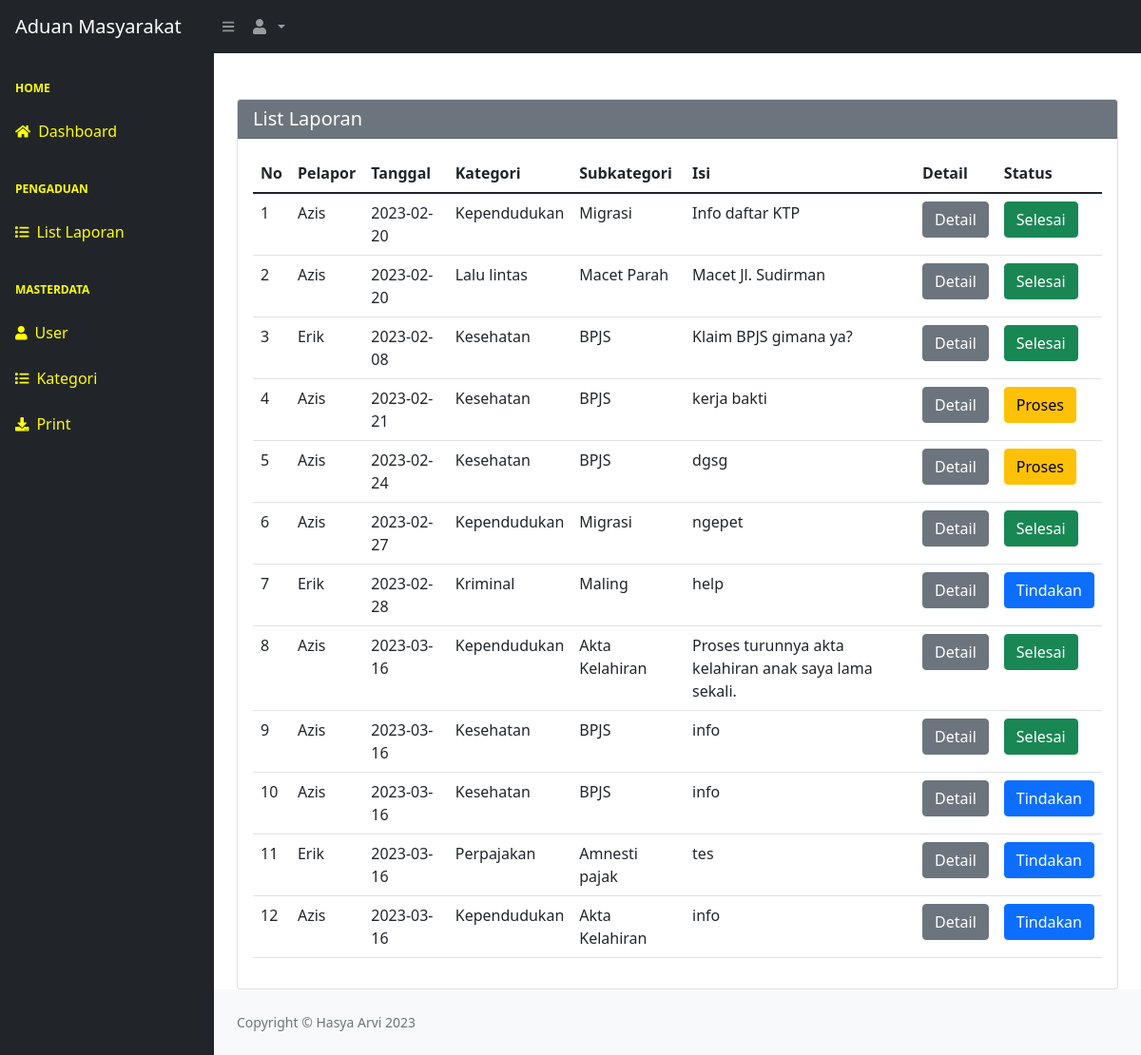
Screenshot of /index.php/c_view/listlapor with the database file from the repository.
### tables this page shows
CREATE TABLE `pengaduan` (
  `id_pengaduan` int(11) NOT NULL,
  `tanggal` date NOT NULL,
  `waktu` time NOT NULL,
  `nik` char(16) NOT NULL,
  `isi_laporan` text NOT NULL,
  `kategori` varchar(255) NOT NULL,
  `sub_kategori` varchar(255) NOT NULL,
  `foto` varchar(255) NOT NULL,
  `status` enum('0','proses','selesai') NOT NULL
);

CREATE TABLE `masyarakat` (
  `id` int(11) NOT NULL,
  `nik` char(16) NOT NULL,
  `nama` varchar(35) NOT NULL,
  `username` varchar(35) NOT NULL,
  `password` varchar(128) NOT NULL,
  `telepon` varchar(35) NOT NULL,
  `user_status` enum('active','dormant') NOT NULL
);

CREATE TABLE `kategori` (
  `id` int(11) NOT NULL,
  `kategori` varchar(255) NOT NULL
);

CREATE TABLE `subkategori` (
  `id_subkategori` int(11) NOT NULL,
  `id_kategori` int(11) NOT NULL,
  `sub_kategori` varchar(255) NOT NULL
);

### application/controllers/C_View.php (called while the page is built, shortened)
<?php
class C_View extends CI_Controller
{
	public function listlapor()
	{
		$this->load->model('M_basicModel');
		$data['petugas'] = $this->M_basicModel->Susername($this->session->userdata('username'))->result_array();
		$data['user'] = $this->M_basicModel->username($this->session->userdata('username'))->result_array();
		$data['laporan'] = $this->M_basicModel->listpengaduan()->result_array();
		$data['masyarakat'] = $this->M_basicModel->masyarakat_nama()->result_array();
		$this->load->view('Amisc/header',$data);
		$this->load->view('Amisc/navbar',$data);
		$this->load->view('Amisc/sidebar',$data);
		$this->load->view('Staff-behalf/V_listLaporan',$data);
		$this->load->view('Amisc/footer',$data);
	}
}

### index.php (called while the page is built, shortened)
<?php
require_once BASEPATH.'core/CodeIgniter.php';

### application/models/M_basicModel.php (called while the page is built, shortened)
<?php
class M_basicModel extends CI_Model
{
    public function listpengaduan()
    {
        $this->db->select('*');
        $this->db->from('pengaduan');
        $this->db->join('masyarakat', 'masyarakat.nik=pengaduan.nik');
        $this->db->join('kategori', 'kategori.id=pengaduan.kategori');
        $this->db->join('subkategori', 'subkategori.id_subkategori=pengaduan.sub_kategori');
        return $this->db->get();
    }
}

### application/views/Staff-behalf/V_listLaporan.php (the view, shortened to what this page needs)
<main>
    <div class="container-fluid px-4">
        <div class="card mt-5">
            <h5 class="card-header bg-secondary" style="color:white;">
                List Laporan
            </h5>
            <div class="card-body">
                <table class="table">
                    <thead class="thead-dark">
                        <tr>
                            <th scope="col">No</th>
                            <th scope="col">Pelapor</th>
                            <th scope="col">Tanggal</th>
                            <th scope="col">Kategori</th>
                            <th scope="col">Subkategori</th>
                            <th scope="col">Isi</th>
                            <th scope="col">Detail</th>
                            <th scope="col">Status</th>
                        </tr>
                    </thead>
                    <tbody>
                        <?php
                        $no = 1;
                        foreach ($laporan as $lp) : ?>
                            <tr>
                                <td scope="row"><?= $no++ ?></td>
                                <td scope="row"><?= $lp['nama'] ?></td>
                                <td scope="row"><?= $lp['tanggal'] ?></td>
                                <td scope="row"><?= $lp['kategori'] ?></td>
                                <td scope="row"><?= $lp['sub_kategori'] ?></td>
                                <td scope="row"><?= $lp['isi_laporan'] ?></td>
                                <td>
                                    <button type="button" class="btn btn-secondary" data-bs-toggle="modal" data-bs-target="#detail<?= $lp['id_pengaduan'] ?>">
                                        Detail
                                    </button>
                                </td>
                                <td>
                                    <?php if ($lp['status'] == 'selesai') : ?>
                                        <button type="button" class="btn btn-success" data-bs-toggle="modal" data-bs-target="#selesai<?= $lp['id'] ?>">
                                            Selesai
                                        </button>
                                    <?php elseif ($lp['status'] == 'proses') : ?>
                                        <a button type="button" class="btn btn-warning" href="<?= base_url('C_View/Aproses/') . $lp['id_pengaduan'] ?>">
                                            Proses
                                        </a>
                                    <?php else : ?>
                                        <button type="button" class="btn btn-primary" data-bs-toggle="modal" data-bs-target="#balas<?= $lp['id_pengaduan'] ?>">
                                            Tindakan
                                        </button>
                                    <?php endif ?>
                                </td>
                            </tr>
                        <?php endforeach; ?>
                    </tbody>
                </table>
            </div>
        </div>
    </div>
</main>

### rows the page displays
pengaduan: masyarakat.nama "Azis", tanggal "2023-02-20", kategori.kategori "Kependudukan", subkategori.sub_kategori "Migrasi", isi_laporan "Info daftar KTP"
pengaduan: masyarakat.nama "Azis", tanggal "2023-02-20", kategori.kategori "Lalu lintas", subkategori.sub_kategori "Macet Parah", isi_laporan "Macet Jl. Sudirman"
pengaduan: masyarakat.nama "Erik", tanggal "2023-02-08", kategori.kategori "Kesehatan", subkategori.sub_kategori "BPJS", isi_laporan "Klaim BPJS gimana ya?"
pengaduan: masyarakat.nama "Azis", tanggal "2023-02-21", kategori.kategori "Kesehatan", subkategori.sub_kategori "BPJS", isi_laporan "kerja bakti"
pengaduan: masyarakat.nama "Azis", tanggal "2023-02-24", kategori.kategori "Kesehatan", subkategori.sub_kategori "BPJS", isi_laporan "dgsg"
pengaduan: masyarakat.nama "Azis", tanggal "2023-02-27", kategori.kategori "Kependudukan", subkategori.sub_kategori "Migrasi", isi_laporan "ngepet"
pengaduan: masyarakat.nama "Erik", tanggal "2023-02-28", kategori.kategori "Kriminal", subkategori.sub_kategori "Maling", isi_laporan "help"
pengaduan: masyarakat.nama "Azis", tanggal "2023-03-16", kategori.kategori "Kependudukan", subkategori.sub_kategori "Akta Kelahiran", isi_laporan "Proses turunnya akta kelahiran anak saya lama sekali."
pengaduan: masyarakat.nama "Azis", tanggal "2023-03-16", kategori.kategori "Kesehatan", subkategori.sub_kategori "BPJS", isi_laporan "info"
pengaduan: masyarakat.nama "Azis", tanggal "2023-03-16", kategori.kategori "Kesehatan", subkategori.sub_kategori "BPJS", isi_laporan "info"
pengaduan: masyarakat.nama "Erik", tanggal "2023-03-16", kategori.kategori "Perpajakan", subkategori.sub_kategori "Amnesti pajak", isi_laporan "tes"
pengaduan: masyarakat.nama "Azis", tanggal "2023-03-16", kategori.kategori "Kependudukan", subkategori.sub_kategori "Akta Kelahiran", isi_laporan "info"
